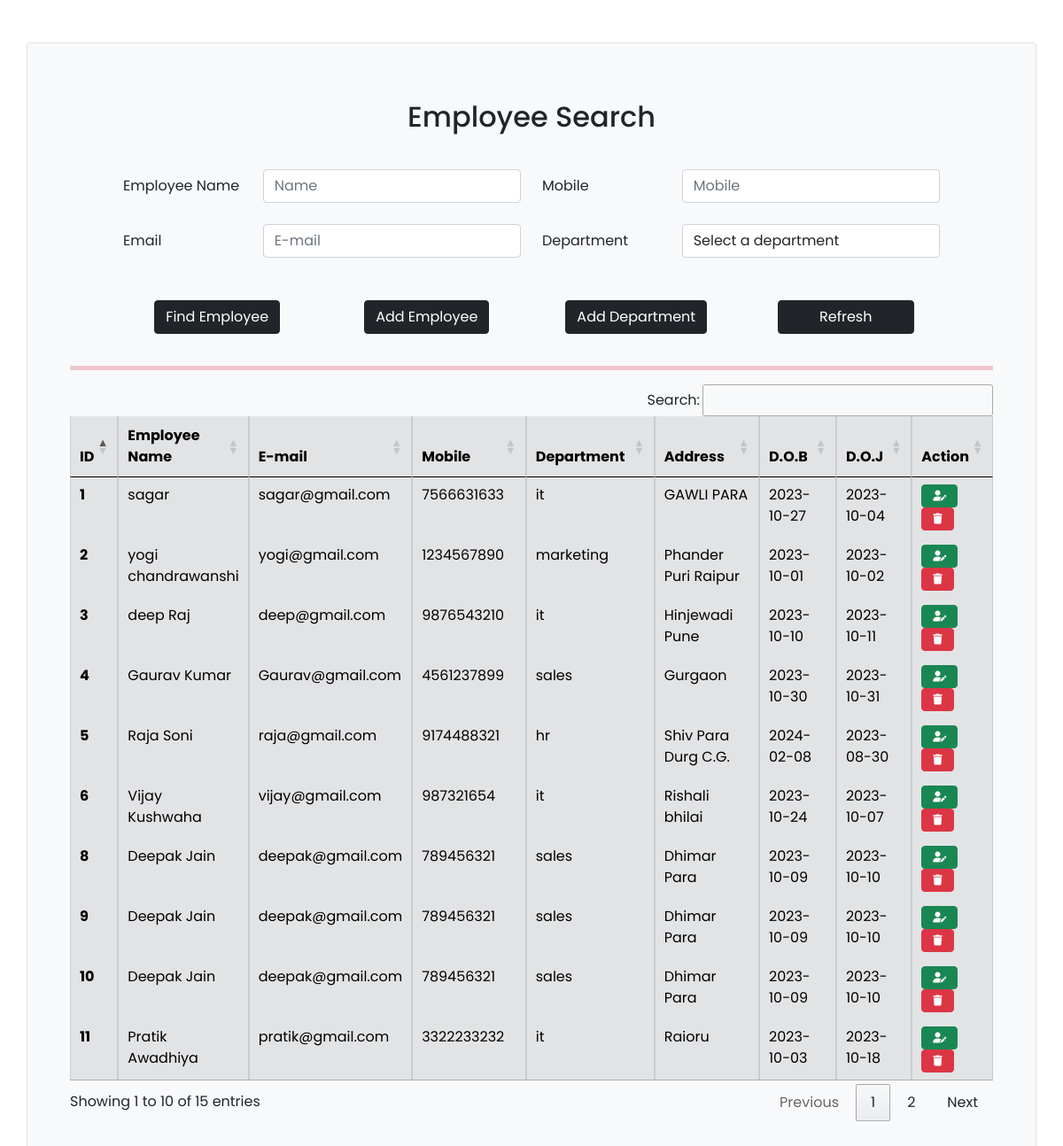
The page / on the database its author committed.
### empapp/models.py (models this page shows)
class Employee(models.Model):
    id = models.BigAutoField(primary_key=True)
    name = models.CharField(max_length=100, verbose_name="Employee Name")
    email = models.EmailField(max_length=277, verbose_name="Employee Email")
    mobile = models.IntegerField(verbose_name="Employee Mobile")
    department = models.TextField(max_length=200, verbose_name="Employee Department")
    address = models.TextField(max_length=500, verbose_name="Employee Address")
    dob = models.DateField(auto_now_add=False, auto_now=False, blank=True)
    doj = models.DateField(auto_now_add=False, auto_now=False, blank=True)
    class Foo(models.Model):
        GENDER_CHOICE =(
        ('M', 'Homme'),
        ('F', 'Femme'),
        )
        gender = models.CharField(max_length=1, choices=GENDER_CHOICE)

### empapp/views.py (the view, shortened to what this page needs)
# urls.py: path("",views.index, name="index")
def index(request):
    employees = Employee.objects.all()
    e_department = Department.objects.all()
    query = ""
    emp_name = ""
    emp_mobile = ""
    emp_email = ""
    emp_department = ""
    context = {"employees": employees, "e_department": e_department, "query": query, "emp_name": emp_name, "emp_mobile": emp_mobile, "emp_email": emp_email, "emp_department": emp_department}
    return render(request, "index.html", context=context)

### empapp/templates/index.html (shortened to what this page needs)
<!doctype html>
<html lang="en">
  <head>
    <link href="https://cdn.jsdelivr.net/npm/bootstrap@5.0.2/dist/css/bootstrap.min.css" rel="stylesheet">
    <link rel="stylesheet" href="https://cdnjs.cloudflare.com/ajax/libs/font-awesome/6.4.2/css/all.min.css" />
<link rel="stylesheet" href="https://cdn.datatables.net/1.13.6/css/jquery.dataTables.min.css">
<link rel="stylesheet" href="https://cdn.datatables.net/buttons/2.4.2/css/buttons.dataTables.min.css">
  </head>
  <body>
    <div class="container mt-5 p-5 border rounded bg-light">
          <div>
            <form action="" method="post" class="d-flex">
              <div class="container">
                <h2 class="py-3 text-center">Employee Search</h2>
                <div class="row py-3 px-5">
                  <div class="col-md-6">
                    <div class="form-group row">
                      <label for="name" class="col-md-4 col-form-label">Employee Name</label>
                      <div class="col-md-8">
                        <input value="{{emp_name}}" name="emp_name" id="name" type="text" class="form-control" placeholder="Name">
                      </div>
                    </div>
                    <br>
                    <div class="form-group row">
                      <label for="email" class="col-md-4 col-form-label">Email</label>
                      <div class="col-md-8">
                        <input value="{{emp_email}}" name="emp_email" id="email" type="email" class="form-control" placeholder="E-mail">
                      </div>
                    </div>
                  </div>
                  <div class="col-md-6">
                    <div class="form-group row">
                      <label for="mobile" class="col-md-4 col-form-label">Mobile</label>
                      <div class="col-md-8">
                        <input value="{{emp_mobile}}" name="emp_mobile" id="mobile" type="tel" class="form-control" placeholder="Mobile">
                      </div>
                    </div>
                    <br>
                    <div class="form-group row">
                      <label for="department" class="col-md-4 col-form-label">Department</label>
                      <div class="col-md-8">
                        <select value="{{emp_department}}" name="emp_department" type="searche" name="department" class="form-control" id="department" placeholder="Department">
                          <option value="">Select a department</option>
                        </select>
                      </div>
                    </div>
                  </div>
                  <div class="container text-center my-5 mb-1">
                    <div class="row">
                        <div class="col-sm">
                          <button type="submit" class="btn btn-default btn-dark" name="searche">Find Employee</button>
                        </div>
                        <div class="col-sm">
                          <a href="" data-bs-toggle="modal" data-bs-target="#addEmployeeModal" class="btn btn-dark">Add Employee</a>
                        </div>
                        <div class="col-sm">
                          <a href="" data-bs-toggle="modal" data-bs-target="#addDepartmentModal" class="btn btn-dark">Add Department</a>
                        </div>
                        <div class="col-sm">
                          <input class="btn btn-dark mx-4" type="submit" value="        Refresh        " name="Test"> </input>
                        </div>
                    </div>
                </div>
                </div>
              </div>
            </form>
          </div>
<hr class="bg-danger border-5 border-top border-danger" />
<table id="example" class="table mt-1 table-bordered table-secondary" >
    <thead class="table-hover">
      <tr>
        <th scope="col">ID</th>
        <th scope="col">Employee Name</th>
        <th scope="col">E-mail</th>
        <th scope="col">Mobile</th>
        <th scope="col">Department</th>
        <th scope="col">Address</th>
        <th scope="col">D.O.B</th>
        <th scope="col">D.O.J</th>
        <th scope="col">Action</th>
      </tr>
    </thead>
    <tbody>
      {% for employee in employees %}
        <tr>
            <th>{{employee.id}}</th>
            <td>{{employee.name}}</td>
            <td>{{employee.email}}</td>
            <td>{{employee.mobile}}</td>
            <td>{{employee.department}}</td>
            <td>{{employee.address}}</td>
            <td>{{employee.dob | date:"Y-m-d"}}</td>
            <td>{{employee.doj | date:"Y-m-d"}}</td>
            <td>
                <a href="" data-bs-toggle="modal" data-bs-target="#updateEmployeeModal_{{employee.id}}" class="btn btn-success fa-xs md-3"><i class="fa-solid fa-user-pen"></i></a>
                <br>
                <a href="" data-bs-toggle="modal" data-bs-target="#deleteEmployeeModal_{{employee.id}}" class="btn btn-danger fa-xs"><i class="fa-solid fa-trash"></i></i></a>
            </td>
        </tr>
      {% endfor %}
    </tbody>
  </table>
</div>
  </body>
</html>

### empapp/templates/index.html (style rules this page uses)
* { font-family: 'IBM Plex Sans', sans-serif; font-family: 'Lilita One', sans-serif; font-family: 'Poppins', sans-serif; }

### rows shown on the page
Employee: id "1", name "sagar", email "sagar@gmail.com", mobile "7566631633", department "it", address "GAWLI PARA", dob "2023-10-27", doj "2023-10-04"
Employee: id "2", name "yogi chandrawanshi", email "yogi@gmail.com", mobile "1234567890", department "marketing", address "Phander Puri Raipur", dob "2023-10-01", doj "2023-10-02"
Employee: id "3", name "deep Raj", email "deep@gmail.com", mobile "9876543210", department "it", address "Hinjewadi Pune", dob "2023-10-10", doj "2023-10-11"
Employee: id "4", name "Gaurav Kumar", email "Gaurav@gmail.com", mobile "4561237899", department "sales", address "Gurgaon", dob "2023-10-30", doj "2023-10-31"
Employee: id "5", name "Raja Soni", email "raja@gmail.com", mobile "9174488321", department "hr", address "Shiv Para Durg C.G.", dob "2024-02-08", doj "2023-08-30"
Employee: id "6", name "Vijay Kushwaha", email "vijay@gmail.com", mobile "987321654", department "it", address "Rishali bhilai", dob "2023-10-24", doj "2023-10-07"
Employee: id "8", name "Deepak Jain", email "deepak@gmail.com", mobile "789456321", department "sales", address "Dhimar Para", dob "2023-10-09", doj "2023-10-10"
Employee: id "9", name "Deepak Jain", email "deepak@gmail.com", mobile "789456321", department "sales", address "Dhimar Para", dob "2023-10-09", doj "2023-10-10"
Employee: id "10", name "Deepak Jain", email "deepak@gmail.com", mobile "789456321", department "sales", address "Dhimar Para", dob "2023-10-09", doj "2023-10-10"
Employee: id "11", name "Pratik Awadhiya", email "pratik@gmail.com", mobile "3322233232", department "it", address "Raioru", dob "2023-10-03", doj "2023-10-18"
